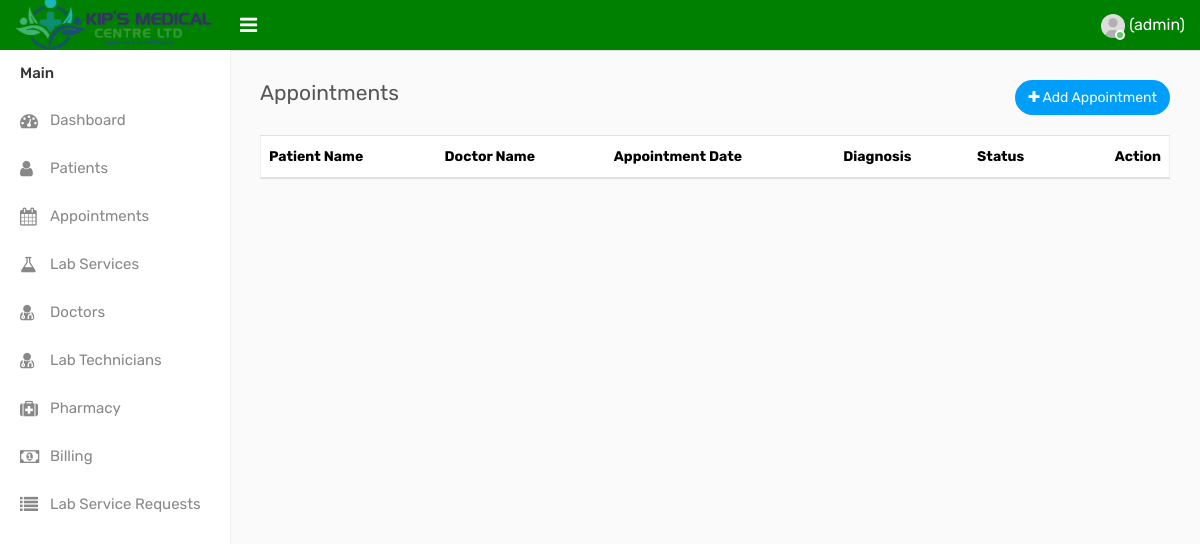
Before: /appointments (signed in) with the older database file.
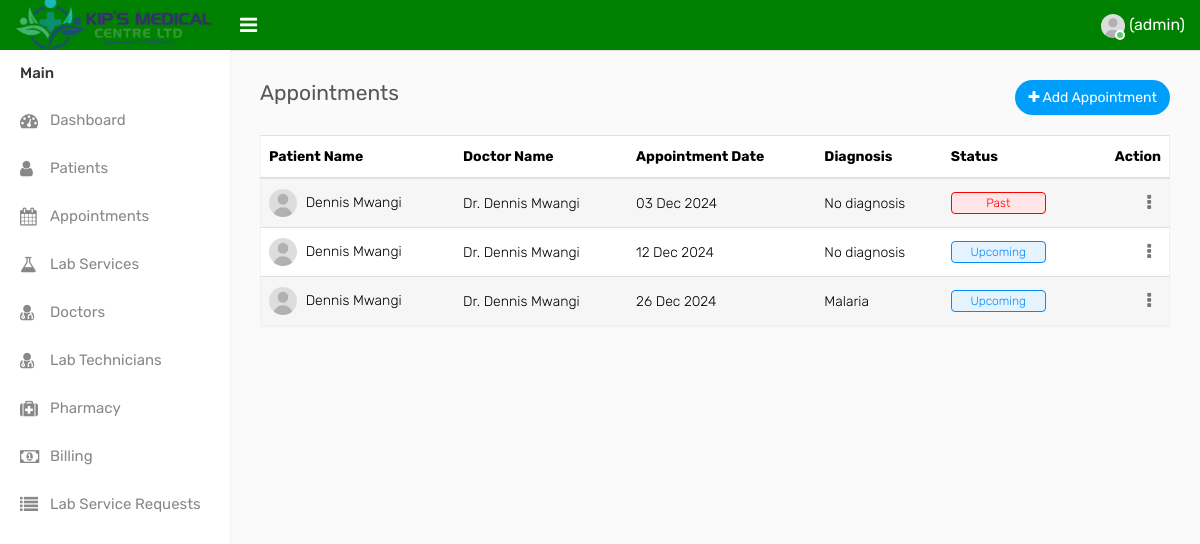
After: the same page with the newer database file.
### models/patient_records.py (models this page shows)
class PatientRecord(db.Model):
    __tablename__ = 'patient_records'
    id = db.Column(db.Integer, primary_key=True)
    patient_id = db.Column(db.Integer, db.ForeignKey('patients.id'), nullable=False)
    doctor_id = db.Column(db.Integer, db.ForeignKey('doctors.id'), nullable=False)
    diagnosis = db.Column(db.Text, nullable=True)
    prescription = db.Column(db.Text)
    notes = db.Column(db.Text)
    next_visit = db.Column(db.Date)
    created_at = db.Column(db.DateTime, default=datetime.utcnow)
    patient = db.relationship('Patient', backref=db.backref('records', lazy=True))
    doctor = db.relationship('Doctor', backref=db.backref('patient_records', lazy=True))

### models/patients.py (models this page shows, shortened)
class Patient(db.Model):
    __tablename__ = "patients"
    id = Column(Integer, primary_key=True, autoincrement=True)
    first_name = Column(String(100), nullable=False)
    last_name = Column(String(100), nullable=False)
    email = Column(String(150), nullable=True)
    address = Column(String(), nullable=True)
    gender = Column(String(10), nullable=False)
    phone = Column(String(15), nullable=False)
    dob=Column(Date, nullable=True)

### models/doctors.py (models this page shows, shortened)
class Doctor(db.Model):
    __tablename__ = "doctors"
    id = Column(Integer, primary_key=True, autoincrement=True)
    first_name = Column(String(100), nullable=False)
    last_name = Column(String(100), nullable=False)
    email = Column(String(150), nullable=False)
    password = Column(String(255), nullable=False)  # Store hashed passwords
    gender = Column(String(10), nullable=False)  # e.g., Male/Female/Other
    phone = Column(String(15), nullable=False)
    status = Column(Boolean, default=True)  # Active (True) or Inactive (False)

### main.py (the view)
@app.route('/appointments')
@login_required
def appointments():
    today = datetime.now().date()
    appointments = PatientRecord.query.filter(
        PatientRecord.next_visit != None
    ).order_by(PatientRecord.next_visit).all()
    for record in appointments:
        if record.diagnosis is None:
            record.diagnosis = ''
    return render_template('appointments.html', appointments=appointments, today=today)

### main.py (called while the page is built)
@login_manager.user_loader
def load_user(user_id):
    return User.query.get(int(user_id))

### templates/appointments.html (shortened to what this page needs)
{% extends "base.html" %}
{% block content %}
<div class="page-wrapper">
    <div class="content">
        <div class="row">
            <div class="col-sm-4 col-3">
                <h4 class="page-title">Appointments</h4>
            </div>
            <div class="col-sm-8 col-9 text-right m-b-20">
                <a href="{{ url_for('add_appointment') }}" class="btn btn btn-primary btn-rounded float-right"><i class="fa fa-plus"></i> Add Appointment</a>
            </div>
        </div>
        <div class="row">
            <div class="col-md-12">
                <div class="table-responsive">
                    <table class="table table-striped custom-table">
                        <thead>
                            <tr>
                                <th>Patient Name</th>
                                <th>Doctor Name</th>
                                <th>Appointment Date</th>
                                <th>Diagnosis</th>
                                <th>Status</th>
                                <th class="text-right">Action</th>
                            </tr>
                        </thead>
                        <tbody>
                            {% for record in appointments %}
                            <tr>
                                <td>
                                    <img width="28" height="28" src="/static/assets/img/user.jpg" class="rounded-circle m-r-5" alt="">
                                    {{ record.patient.first_name }} {{ record.patient.last_name }}
                                </td>
                                <td>Dr. {{ record.doctor.first_name }} {{ record.doctor.last_name }}</td>
                                <td>{{ record.next_visit.strftime('%d %b %Y') if record.next_visit else '' }}</td>
                                <td>
                                    {% if record.diagnosis %}
                                        {{ record.diagnosis[:50] + '...' if record.diagnosis|length > 50 else record.diagnosis }}
                                    {% else %}
                                        No diagnosis
                                    {% endif %}
                                </td>
                                <td>
                                    {% if record.next_visit and record.next_visit < today %}
                                        <span class="custom-badge status-red">Past</span>
                                    {% elif record.next_visit and record.next_visit == today %}
                                        <span class="custom-badge status-green">Today</span>
                                    {% elif record.next_visit %}
                                        <span class="custom-badge status-blue">Upcoming</span>
                                    {% else %}
                                        <span class="custom-badge status-red">No Date</span>
                                    {% endif %}
                                </td>
                                <td class="text-right">
                                    <div class="dropdown dropdown-action">
                                        <a href="#" class="action-icon dropdown-toggle" data-toggle="dropdown" aria-expanded="false">
                                            <i class="fa fa-ellipsis-v"></i>
                                        </a>
                                    </div>
                                </td>
                            </tr>
                            {% endfor %}
                        </tbody>
                    </table>
                </div>
            </div>
        </div>
    </div>
</div>
{% endblock %}

Changed rows visible on the page:
added PatientRecord: patient.first_name "Dennis", patient.last_name "Mwangi", doctor.first_name "Dennis", doctor.last_name "Mwangi", next_visit "03 Dec 2024", shows "No diagnosis", shows "Past"
added PatientRecord: patient.first_name "Dennis", patient.last_name "Mwangi", doctor.first_name "Dennis", doctor.last_name "Mwangi", next_visit "12 Dec 2024", shows "No diagnosis", shows "Upcoming"
added PatientRecord: patient.first_name "Dennis", patient.last_name "Mwangi", doctor.first_name "Dennis", doctor.last_name "Mwangi", next_visit "26 Dec 2024", diagnosis "Malaria", shows "Upcoming"
